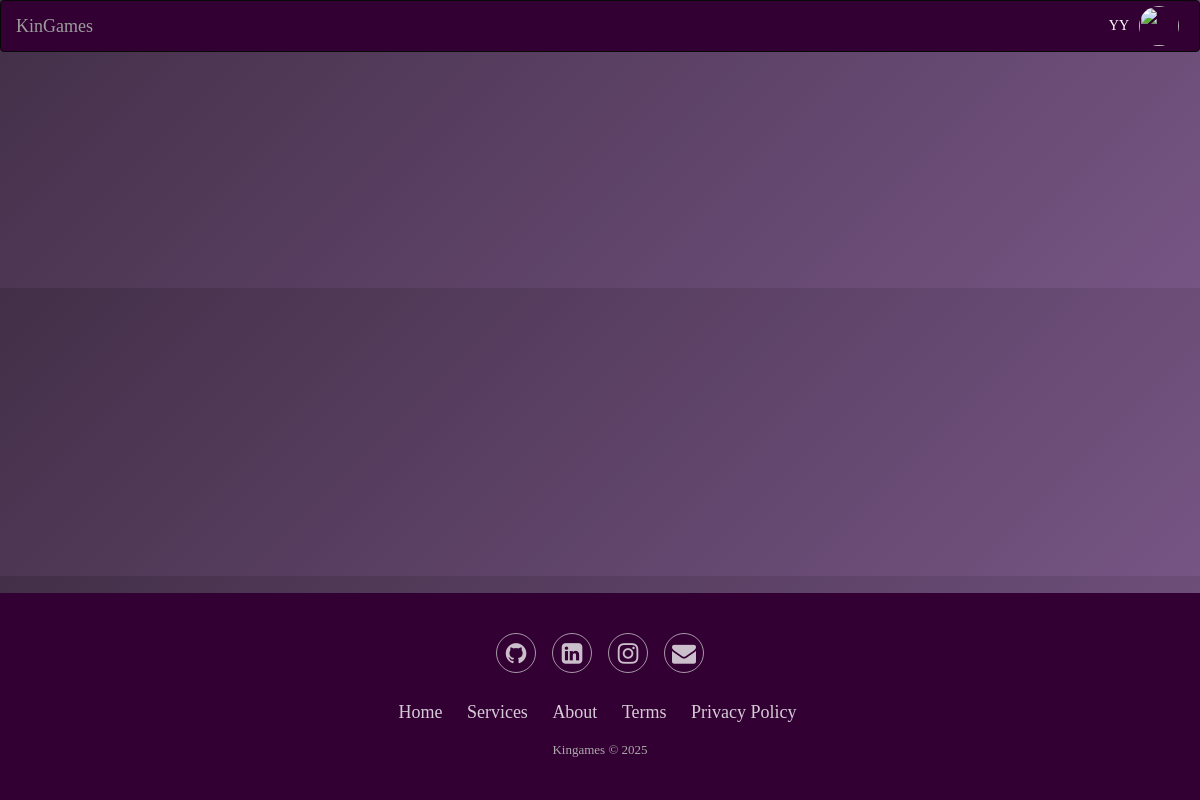
Before: /giochi.php (signed in) with the older database file.
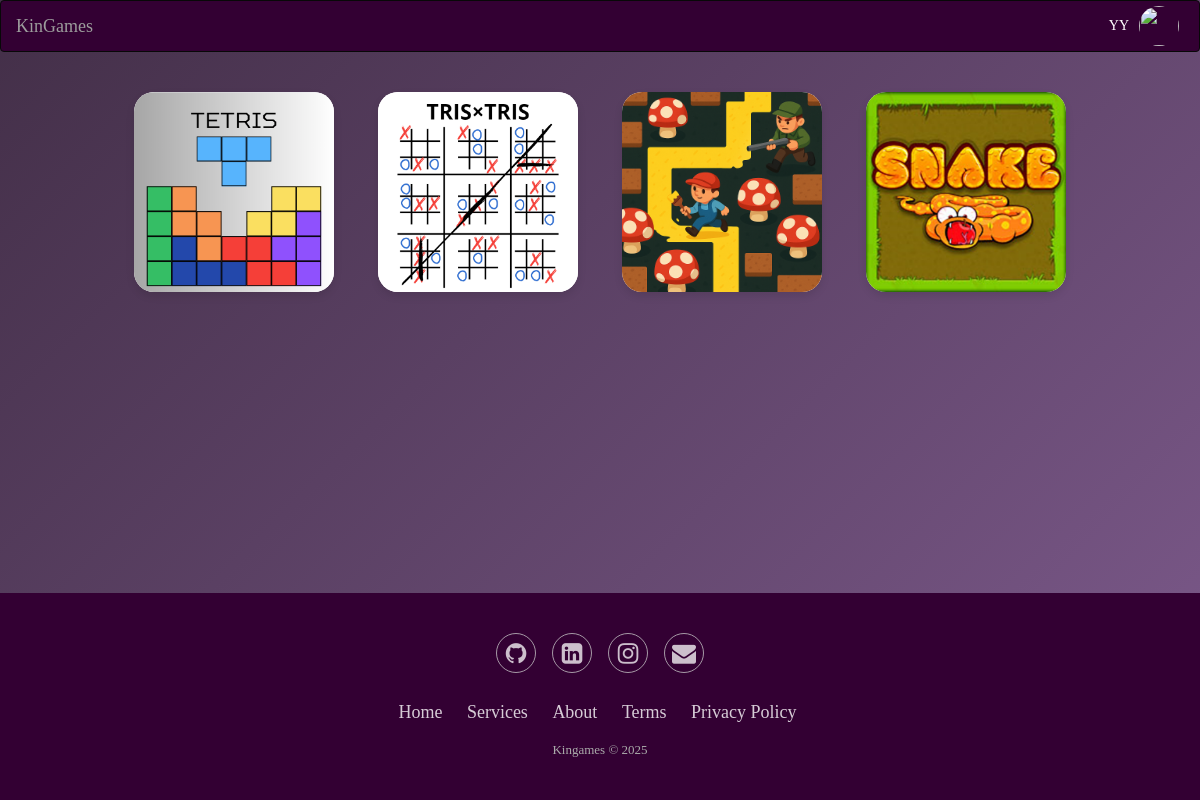
After: the same page with the newer database file.
### tables this page shows
CREATE TABLE `giochi` (
  `ID` int(1) NOT NULL,
  `Nome` varchar(20) NOT NULL,
  `Numero_Giocatori` int(1) NOT NULL
);

### giochi.php (the view, shortened to what this page needs)
<?php
include 'menu.php';
?>
<!DOCTYPE html>
<html lang="it">
    <head>
</head>
<body>
    <div class="centro">
        <?php
        $conn = new mysqli('localhost','root','', 'kingame');
        $sql = "SELECT * FROM `giochi`";
        $result = $conn->query($sql);
        if ($result->num_rows > 0){
            while($row = $result->fetch_assoc()){
                echo    "<div class='contenitore' data-name='".$row["Nome"]."'>
                        <h3>".$row["Nome"]."</h3>
                        <form method='POST' action='MultiplayerSystem/CreaStanza.php'>
                            <input type='hidden' name='tipo' value='crea'>
                            <input type='hidden' name='gioco' value='".$row["ID"]."'>
                            <input type='hidden' name='numero' value='".$row["Numero_Giocatori"]."'>
                            <input type='submit' value='crea stanza'>
                        </form>
                        <form method='POST' action='MultiplayerSystem/AggiungiStanza.php'>
                            <input type='submit' value='aggiungi'>
                        </form>
                        <div class='".$row["Nome"]." mask'></div>
                    </div>";
            }
        }
    ?>
    </div>
<?php include 'footer.php'; ?>
</body>
</html>

### menu.php (shortened to what this page needs)
<!DOCTYPE html>
<html lang="en">
<head>
  <link rel="stylesheet" href="https://maxcdn.bootstrapcdn.com/bootstrap/3.4.1/css/bootstrap.min.css">
</head>
<body>
<nav class="navbar navbar-inverse">
  <div class="container-fluid">
    <div class="navbar-header">
      <a class="navbar-brand" href="index.php">KinGames</a>
    </div>
    <?php if (isset($_SESSION['username'])): ?>
    <div class="collapse navbar-collapse" id="myNavbar">
      <ul class="nav navbar-nav">
        <li><a href="giochi.php"  style="font-family: 'Arial', cursive"><?= $TEXT['menu_giochi'] ?></a></li>
        <li><a href="chisiamo.php" style="font-family: 'Arial', cursive"><?= $TEXT['menu_chi_siamo'] ?></a></li>
        <li><a href="classifica.php" style="font-family: 'Arial', cursive"><?= $TEXT['menu_classifica'] ?></a></li>
    <li style="float: right;">
        <a href="?lang=<?= $_SESSION['lang'] === 'it' ? 'en' : 'it' ?>">
        </a>
    </li>
</ul>
      <ul class="nav navbar-nav navbar-right">
        <li class="dropdown">
        <a class="dropdown-toggle" data-toggle="dropdown" href="#" aria-expanded="true" style="padding: 5px;display: flex;align-items: center;">
        <p style="margin: 10px;"><?php echo $_SESSION["nickname"]?></p>
          <img src=<?php echo "'".$_SESSION["img_profilo"]."'"?> width="40" height="40" style="border-radius: 50%;">
        </a>
        </li>
</ul>
    </div>
    <?php endif; ?>
  </div>
</nav>
</body>

### footer.php (shortened to what this page needs)
<!DOCTYPE html>
<html>
<head>
    <link rel="stylesheet" href="https://cdnjs.cloudflare.com/ajax/libs/font-awesome/4.7.0/css/font-awesome.min.css">
    <link rel="stylesheet" href="css/footer.css">
</head>
<body>
    <div class="footer-basic">
        <footer>
            <div class="social"><a href="https://github.com/"><i class="fa fa-github" aria-hidden="true"></i></a><a href="https://it.linkedin.com/in/matteo-bettini-9580732b7"><i class="fa fa-linkedin-square" aria-hidden="true"></i></a><a href="https://www.instagram.com/"><i class="fa fa-instagram" aria-hidden="true"></i></a><a href="#"><i class="fa fa-envelope" aria-hidden="true"></i>
            </a></div>
            <ul class="list-inline">
                <li class="list-inline-item"><a href="index.php">Home</a></li>
                <li class="list-inline-item"><a href="giochi.php">Services</a></li>
                <li class="list-inline-item"><a href="chisiamo.php">About</a></li>
                <li class="list-inline-item"><a href="termini.php">Terms</a></li>
                <li class="list-inline-item"><a href="privacy.php">Privacy Policy</a></li>
            </ul>
            <p class="copyright">Kingames © 2025</p>
        </footer>
    </div>
</body>
</html>

### css/footer.css (style rules this page uses)
.footer-basic { padding: 40px 0; background-color: #330033; color: #ffffff; position: absolute; width: 100%; }
.footer-basic ul { padding: 0; list-style: none; text-align: center; font-size: 18px; line-height: 1.6; margin-bottom: 0; }
.footer-basic li { padding: 0 10px; }
.footer-basic ul a { color: inherit; text-decoration: none; opacity: 0.8; }
.footer-basic .social { text-align: center; padding-bottom: 25px; }
.footer-basic .social > a { font-size: 24px; width: 40px; height: 40px; line-height: 40px; display: inline-block; text-align: center; border-radius: 50%; border: 1px solid #ccc; margin: 0 8px; color: inherit; opacity: 0.75; }
.footer-basic .copyright { margin-top: 15px; text-align: center; font-size: 13px; color: #aaa; margin-bottom: 0; }

### menu.php (style rules this page uses)
body { background: linear-gradient(-45deg, #6c4675, #503459, #7d5a8c, #432f48); background-size: 400% 400%; animation: gradientAnimation 10s ease infinite; color: white; text-align: center; font-family: 'Gochi Hand', cursive; }
.navbar-inverse { background-color: #330033; }
.navbar-inverse .navbar-nav>li>a { color: #fff; }

### giochi.php (style rules this page uses)
.centro { display: flex; flex-direction: row; justify-content: center; align-items: center; gap: 4px; }
.contenitore { position: relative; width: 200px; height: 200px; background-color: #fff; border-radius: 20px; margin: 20px; box-shadow: 0 4px 8px rgba(0, 0, 0, 0.1); transition: transform 0.3s ease; cursor: pointer; display: grid; justify-content: center; align-items: center; overflow: hidden; background-size: cover; background-position: center; box-sizing: border-box; padding: 2%; }
.mask { position: absolute; top: 0; left: 0; z-index: 99; height: 100%; width: 100%; }
.tetris { background-image: url('Grafiche videogiochi/screenshot tetris.png'); background-size: cover; background-position: center; }
.tristris { background-image: url('Grafiche videogiochi/screenshotTrisTris.png'); background-size: cover; background-position: center; }
.cacciatore { background-image: url('Grafiche videogiochi/screenshotcacciatore.png'); background-size: cover; background-position: center; }
.snake { background-image: url('Grafiche videogiochi/snake.png'); background-size: cover; background-position: center; }
body { background: linear-gradient(-45deg, #6c4675, #503459, #7d5a8c, #432f48); background-size: 400% 400%; animation: gradientAnimation 10s ease infinite; }
.footer-basic { bottom: 0; margin-top: 500px; }

Changed rows visible on the page:
added giochi: shows a picture
added giochi: shows a picture
added giochi: shows a picture
added giochi: shows a picture
